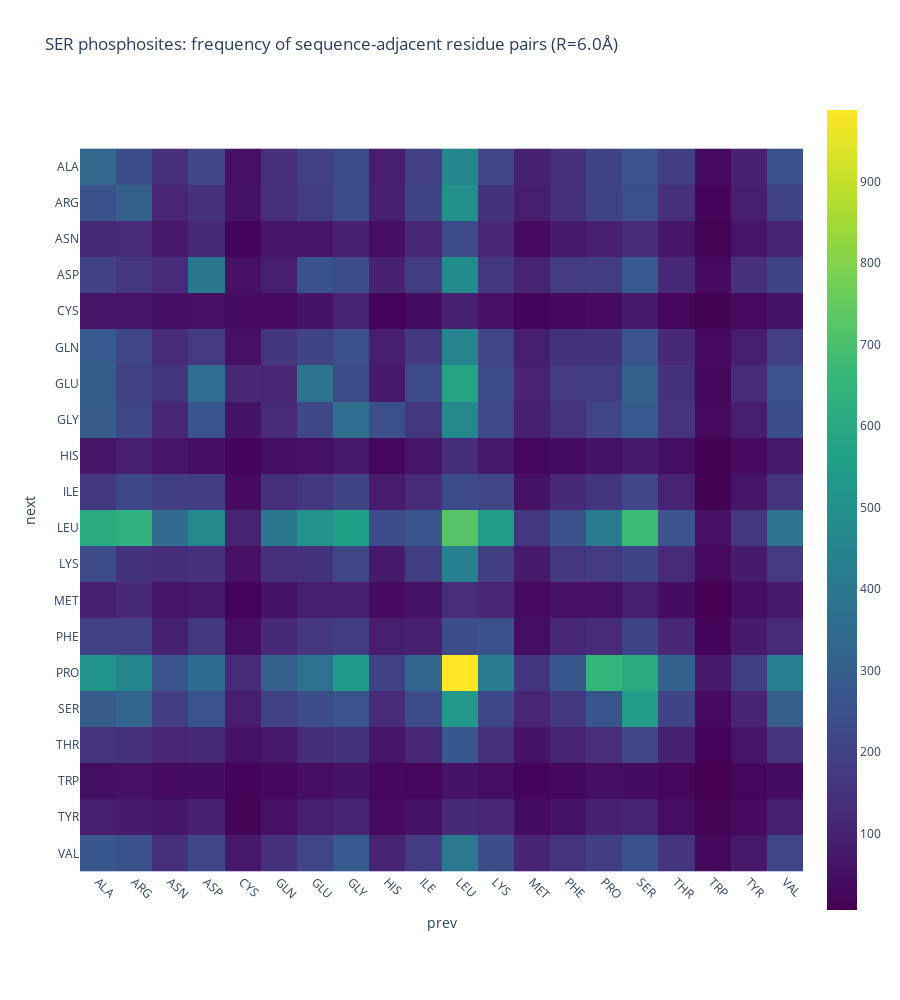
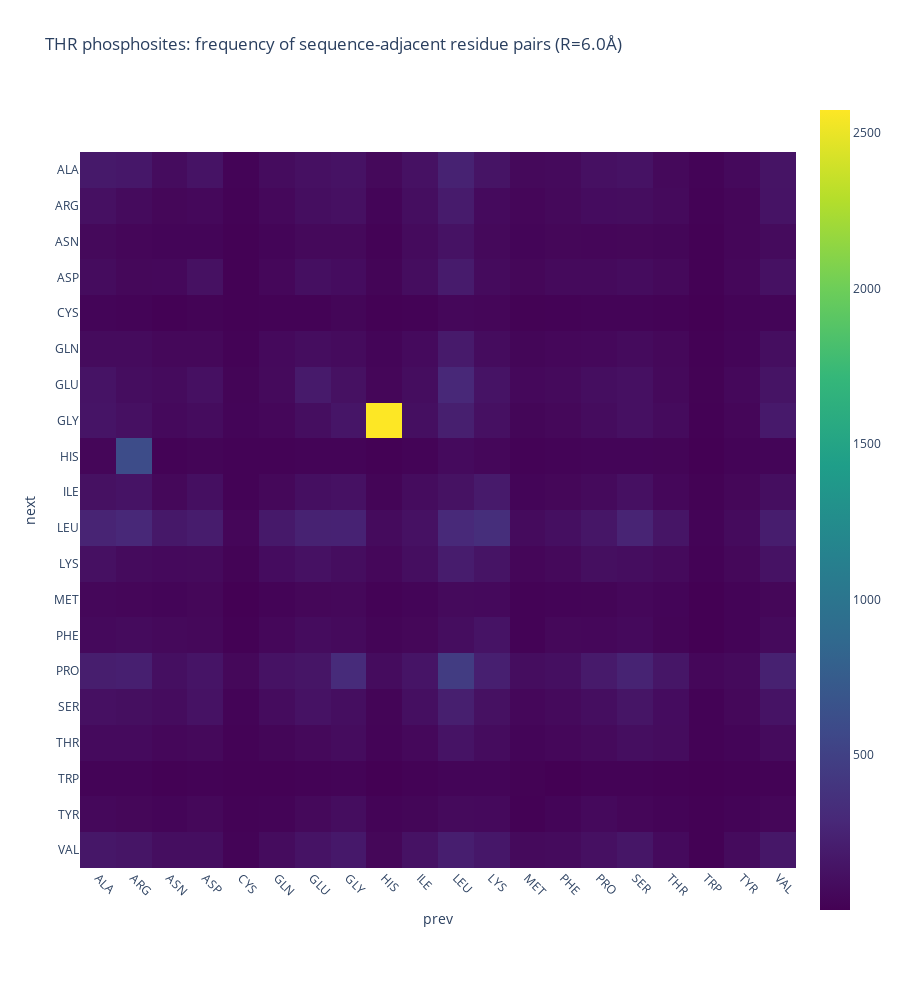
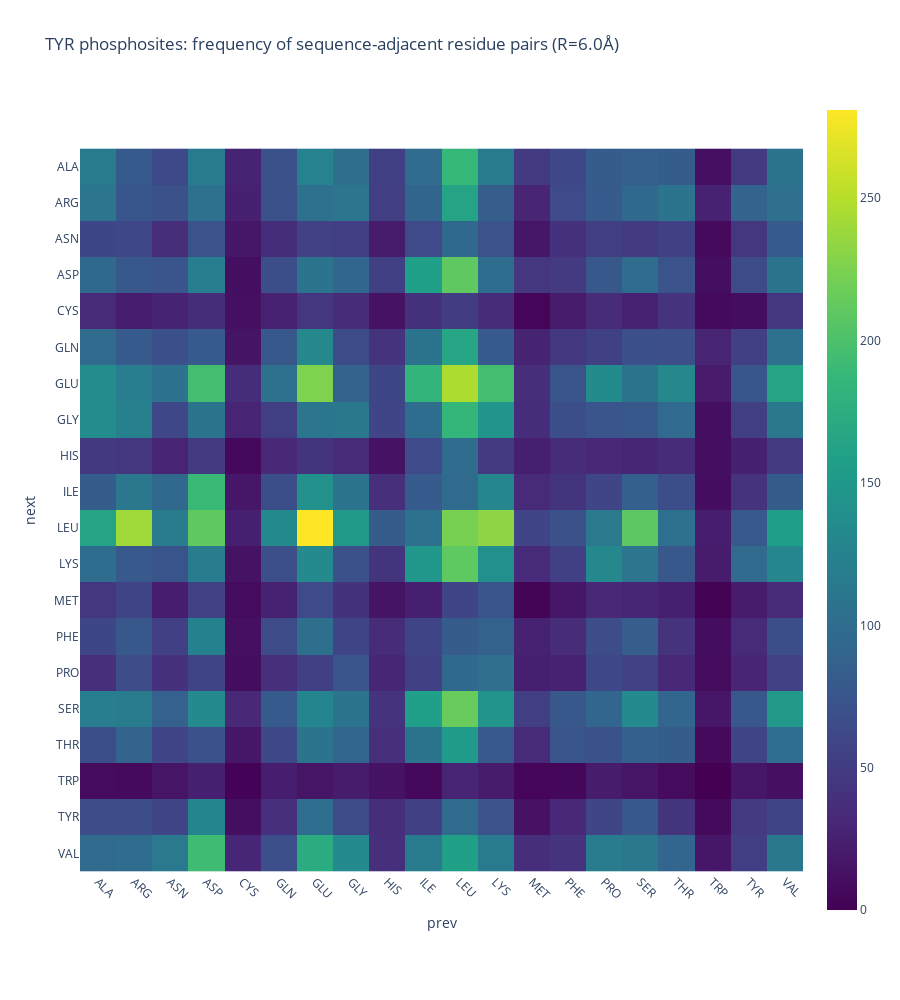

The notebook cell these images were saved under, in order:
### Code cell
normalisation = "sum"
for site in ["SER", "THR", "TYR"]:
    df = filter_df_residue(nearest_node, site)
    count_df = make_count_df(df)
    motif_df = make_motif_df(df)
    
    plot_heatmap(count_df, title=f"{site} phosphosites: frequency of sequence-adjacent residue pairs (R={radius}Å)", aspect=None)

    dff = motif_df / motif_df.sum().sum()
    # TODO: normalise properly with AA frequency

    # plot_heatmap(dff, title=f"{site} phosphosites: frequency of next-nearest residue (R={radius}Å)", aspect="auto") 

    if False: 
        # Get "top hit" i.e. the residue that occurs most frequently for each combination of prev and next. 
        dff = make_adjacency_matrix(get_top_hit_df(motif_df), column="res")
        # Turn values in dff into integers to represent each unique residue.
        residues = dff.values.flatten() 
        unique_residues = np.unique(residues)
        residue_dict = {residue: i for i, residue in enumerate(unique_residues)}
        dff = dff.applymap(lambda x: residue_dict[x])
        plot_heatmap(dff, title=f"{site} phosphosites: most common next-nearest residue (R={radius}Å)", aspect="auto", colour="PiYG")

### Figure 1 — Plotly figure (JSON) as saved in the notebook; plotly's stock layout.template omitted (floating-point values rounded to 4 significant figures; data arrays with more than 128 entries replaced by an {"elided": "..."} marker saying what was removed)
{"data": [{"coloraxis": "coloraxis", "hovertemplate": "prev: %{x}<br>next: %{y}<br>color: %{z}<extra></extra>", "name": "0", "type": "heatmap", "x": ["ALA", "ARG", "ASN", "ASP", "CYS", "GLN", "GLU", "GLY", "HIS", "ILE", "LEU", "LYS", "MET", "PHE", "PRO", "SER", "THR", "TRP", "TYR", "VAL"], "xaxis": "x", "y": ["ALA", "ARG", "ASN", "ASP", "CYS", "GLN", "GLU", "GLY", "HIS", "ILE", "LEU", "LYS", "MET", "PHE", "PRO", "SER", "THR", "TRP", "TYR", "VAL"], "yaxis": "y", "z": {"elided": "20x20 int values"}}], "layout": {"coloraxis": {"colorscale": [[0, "#440154"], [0.1111, "#482878"], [0.2222, "#3e4989"], [0.3333, "#31688e"], [0.4444, "#26828e"], [0.5556, "#1f9e89"], [0.6667, "#35b779"], [0.7778, "#6ece58"], [0.8889, "#b5de2b"], [1, "#fde725"]]}, "height": 1000, "title": {"text": "SER phosphosites: frequency of sequence-adjacent residue pairs (R=6.0Å)"}, "xaxis": {"anchor": "y", "constrain": "domain", "domain": [0, 1], "scaleanchor": "y", "tickangle": 45, "title": {"text": "prev"}, "type": "category"}, "yaxis": {"anchor": "x", "autorange": "reversed", "constrain": "domain", "domain": [0, 1], "title": {"text": "next"}, "type": "category"}}}

### Figure 2 — Plotly figure (JSON) as saved in the notebook; plotly's stock layout.template omitted (floating-point values rounded to 4 significant figures; data arrays with more than 128 entries replaced by an {"elided": "..."} marker saying what was removed)
{"data": [{"coloraxis": "coloraxis", "hovertemplate": "prev: %{x}<br>next: %{y}<br>color: %{z}<extra></extra>", "name": "0", "type": "heatmap", "x": ["ALA", "ARG", "ASN", "ASP", "CYS", "GLN", "GLU", "GLY", "HIS", "ILE", "LEU", "LYS", "MET", "PHE", "PRO", "SER", "THR", "TRP", "TYR", "VAL"], "xaxis": "x", "y": ["ALA", "ARG", "ASN", "ASP", "CYS", "GLN", "GLU", "GLY", "HIS", "ILE", "LEU", "LYS", "MET", "PHE", "PRO", "SER", "THR", "TRP", "TYR", "VAL"], "yaxis": "y", "z": {"elided": "20x20 int values"}}], "layout": {"coloraxis": {"colorscale": [[0, "#440154"], [0.1111, "#482878"], [0.2222, "#3e4989"], [0.3333, "#31688e"], [0.4444, "#26828e"], [0.5556, "#1f9e89"], [0.6667, "#35b779"], [0.7778, "#6ece58"], [0.8889, "#b5de2b"], [1, "#fde725"]]}, "height": 1000, "title": {"text": "THR phosphosites: frequency of sequence-adjacent residue pairs (R=6.0Å)"}, "xaxis": {"anchor": "y", "constrain": "domain", "domain": [0, 1], "scaleanchor": "y", "tickangle": 45, "title": {"text": "prev"}, "type": "category"}, "yaxis": {"anchor": "x", "autorange": "reversed", "constrain": "domain", "domain": [0, 1], "title": {"text": "next"}, "type": "category"}}}

### Figure 3 — Plotly figure (JSON) as saved in the notebook; plotly's stock layout.template omitted (floating-point values rounded to 4 significant figures; data arrays with more than 128 entries replaced by an {"elided": "..."} marker saying what was removed)
{"data": [{"coloraxis": "coloraxis", "hovertemplate": "prev: %{x}<br>next: %{y}<br>color: %{z}<extra></extra>", "name": "0", "type": "heatmap", "x": ["ALA", "ARG", "ASN", "ASP", "CYS", "GLN", "GLU", "GLY", "HIS", "ILE", "LEU", "LYS", "MET", "PHE", "PRO", "SER", "THR", "TRP", "TYR", "VAL"], "xaxis": "x", "y": ["ALA", "ARG", "ASN", "ASP", "CYS", "GLN", "GLU", "GLY", "HIS", "ILE", "LEU", "LYS", "MET", "PHE", "PRO", "SER", "THR", "TRP", "TYR", "VAL"], "yaxis": "y", "z": {"elided": "20x20 int values"}}], "layout": {"coloraxis": {"colorscale": [[0, "#440154"], [0.1111, "#482878"], [0.2222, "#3e4989"], [0.3333, "#31688e"], [0.4444, "#26828e"], [0.5556, "#1f9e89"], [0.6667, "#35b779"], [0.7778, "#6ece58"], [0.8889, "#b5de2b"], [1, "#fde725"]]}, "height": 1000, "title": {"text": "TYR phosphosites: frequency of sequence-adjacent residue pairs (R=6.0Å)"}, "xaxis": {"anchor": "y", "constrain": "domain", "domain": [0, 1], "scaleanchor": "y", "tickangle": 45, "title": {"text": "prev"}, "type": "category"}, "yaxis": {"anchor": "x", "autorange": "reversed", "constrain": "domain", "domain": [0, 1], "title": {"text": "next"}, "type": "category"}}}
